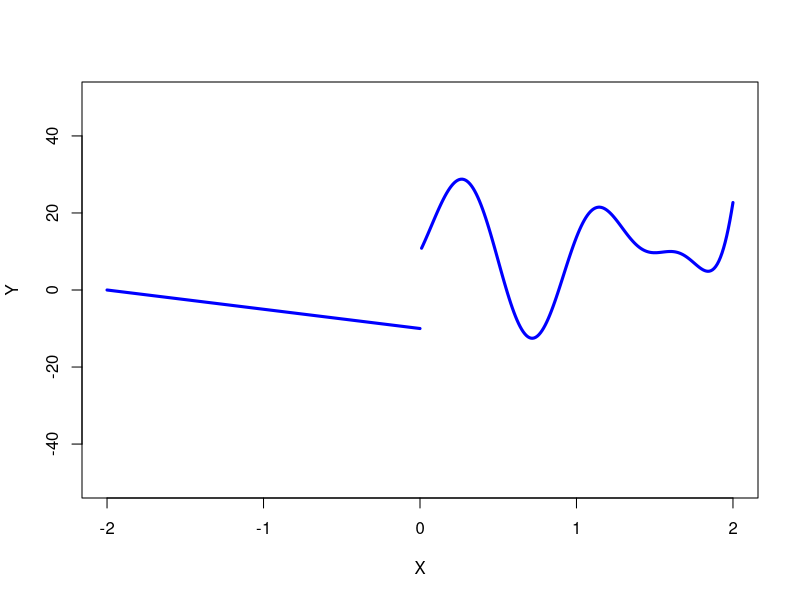
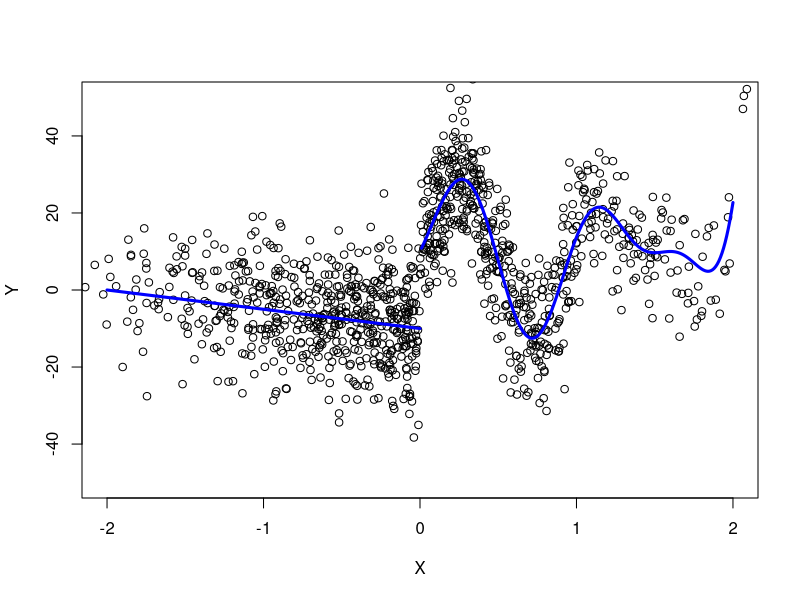
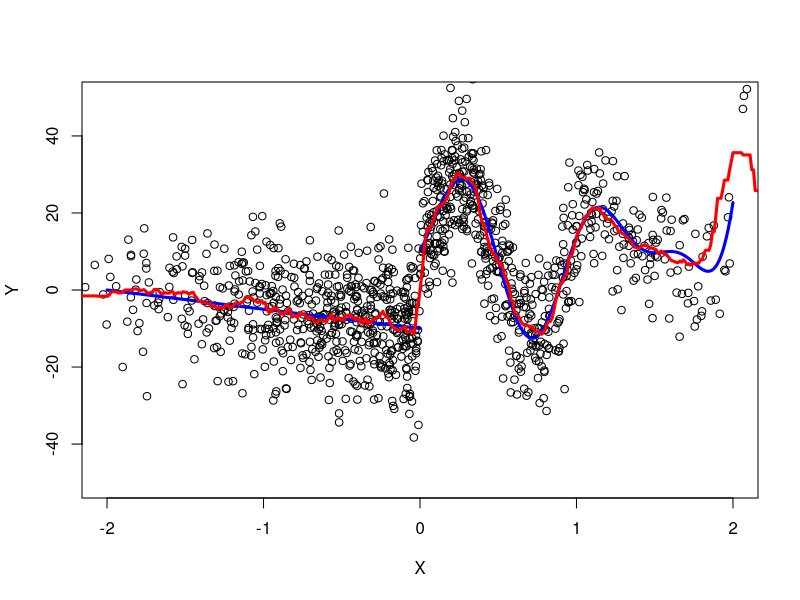
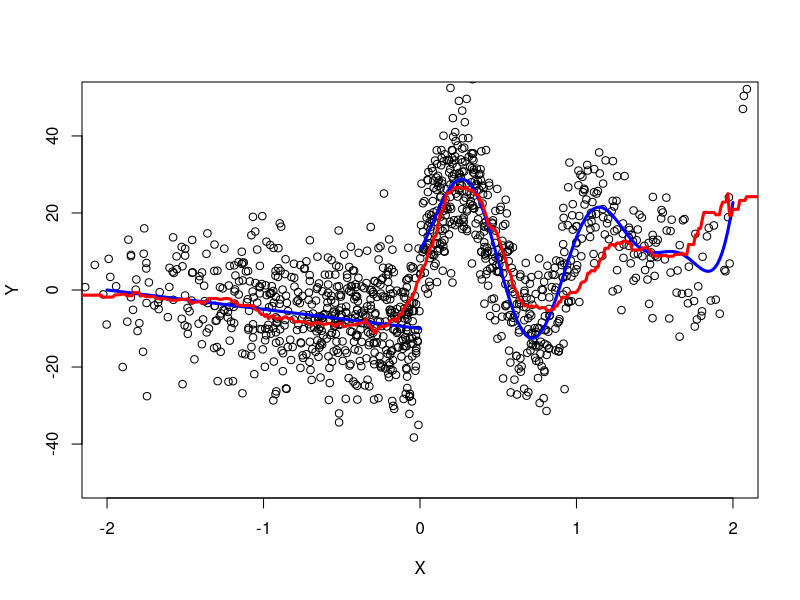

Recreate these plots in R, in order.
## ---- chunk 1
knitr::opts_chunk$set(echo = TRUE)
## ---- chunk 2
rm(list = ls())
## ---- chunk 3
my.func <- function(x){
  (x <= 0) * (-10 - 5 * x) +
    (x > 0) * (10 + (x + 5) * (x - 1.6) ^ 2 * (x + 1) ^ 3 * sin(6.5 * x))
}

X.grid.1 <- seq(from = -2, to = 0, by = 0.01)
Y.grid.1 <- my.func(X.grid.1)
X.grid.2 <- seq(from = 0.01, to = 2, by = 0.01)
Y.grid.2 <- my.func(X.grid.2)

plot(X.grid.1, Y.grid.1, type = "l", lwd = 3, col = "blue", 
     xlab = "X", ylab = "Y",
     xlim = c(-2, 2), ylim = c(-50, 50))
lines(X.grid.2, Y.grid.2, lwd = 3, col = "blue")
## ---- chunk 4
set.seed(123)
N <- 1200
X <- rnorm(n = N, mean = 0, sd = 0.9)
U <- rnorm(n = N, mean = 0, sd = 10)
Y <- my.func(X) + U

plot(X, Y, xlim = c(-2, 2), ylim = c(-50, 50))
lines(X.grid.1, Y.grid.1, lwd = 3, col = "blue")
lines(X.grid.2, Y.grid.2, lwd = 3, col = "blue")
## ---- chunk 5
X.lims = range(X)
X.grid <- seq(from = X.lims[1], to = X.lims[2], length.out = 500)

library(FNN)

knn.1 <- knn.reg(train = as.matrix(X), test = as.matrix(X.grid), y = Y, k = 40)

plot(X, Y, xlim = c(-2, 2), ylim = c(-50, 50))
lines(X.grid.1, Y.grid.1, lwd = 3, col = "blue")
lines(X.grid.2, Y.grid.2, lwd = 3, col = "blue")
lines(X.grid, knn.1$pred, lwd = 3, col = "red")
## ---- chunk 6
W <- rnorm(n = N, mean = 0, sd = 0.9)

# Y(i) = F(X(i)) + U(i)
# But the econometrician does not know the tree data generating process,
# and specifies the model: Y(i) = G(X(i) + W(i)) + error(i)

W.grid <- rep(0, 500)
X.W <- cbind(X, W)
X.W.grid <- cbind(X.grid, W.grid)

knn.2 <- knn.reg(train = X.W, test = X.W.grid, y = Y, k = 40)

plot(X, Y, xlim = c(-2, 2), ylim = c(-50, 50))
lines(X.grid.1, Y.grid.1, lwd = 3, col = "blue")
lines(X.grid.2, Y.grid.2, lwd = 3, col = "blue")
lines(X.grid, knn.2$pred, lwd = 3, col = "red")
